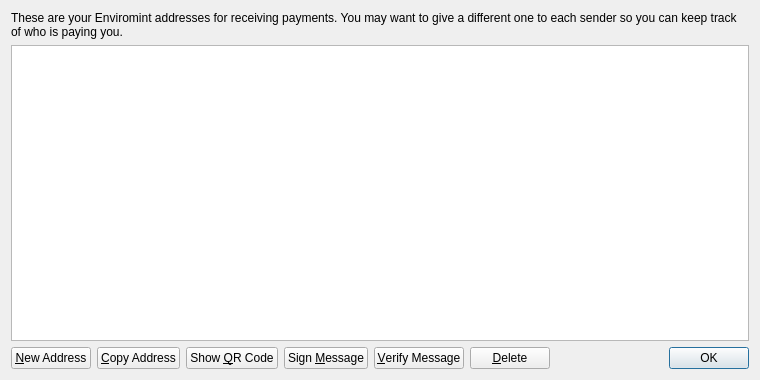
<?xml version="1.0" encoding="UTF-8"?>
<ui version="4.0">
 <class>AddressBookPage</class>
 <widget class="QWidget" name="AddressBookPage">
  <property name="geometry">
   <rect>
    <x>0</x>
    <y>0</y>
    <width>760</width>
    <height>380</height>
   </rect>
  </property>
  <property name="windowTitle">
   <string>Address Book</string>
  </property>
  <layout class="QVBoxLayout" name="verticalLayout">
   <item>
    <widget class="QLabel" name="labelExplanation">
     <property name="text">
      <string>These are your Enviromint addresses for receiving payments. You may want to give a different one to each sender so you can keep track of who is paying you.</string>
     </property>
     <property name="textFormat">
      <enum>Qt::PlainText</enum>
     </property>
     <property name="wordWrap">
      <bool>true</bool>
     </property>
    </widget>
   </item>
   <item>
    <widget class="QTableView" name="tableView">
     <property name="contextMenuPolicy">
      <enum>Qt::CustomContextMenu</enum>
     </property>
     <property name="toolTip">
      <string>Double-click to edit address or label</string>
     </property>
     <property name="tabKeyNavigation">
      <bool>false</bool>
     </property>
     <property name="alternatingRowColors">
      <bool>true</bool>
     </property>
     <property name="selectionMode">
      <enum>QAbstractItemView::SingleSelection</enum>
     </property>
     <property name="selectionBehavior">
      <enum>QAbstractItemView::SelectRows</enum>
     </property>
     <property name="sortingEnabled">
      <bool>true</bool>
     </property>
     <attribute name="verticalHeaderVisible">
      <bool>false</bool>
     </attribute>
    </widget>
   </item>
   <item>
    <layout class="QHBoxLayout" name="horizontalLayout">
     <item>
      <widget class="QPushButton" name="newAddressButton">
       <property name="toolTip">
        <string>Create a new address</string>
       </property>
       <property name="text">
        <string>&amp;New Address</string>
       </property>
       <property name="icon">
        <iconset resource="../bitcoin.qrc">
         <normaloff>:/icons/add</normaloff>:/icons/add</iconset>
       </property>
      </widget>
     </item>
     <item>
      <widget class="QPushButton" name="copyToClipboard">
       <property name="toolTip">
        <string>Copy the currently selected address to the system clipboard</string>
       </property>
       <property name="text">
        <string>&amp;Copy Address</string>
       </property>
       <property name="icon">
        <iconset resource="../bitcoin.qrc">
         <normaloff>:/icons/editcopy</normaloff>:/icons/editcopy</iconset>
       </property>
      </widget>
     </item>
     <item>
      <widget class="QPushButton" name="showQRCode">
       <property name="text">
        <string>Show &amp;QR Code</string>
       </property>
       <property name="icon">
        <iconset resource="../bitcoin.qrc">
         <normaloff>:/icons/qrcode</normaloff>:/icons/qrcode</iconset>
       </property>
      </widget>
     </item>
     <item>
      <widget class="QPushButton" name="signMessage">
       <property name="toolTip">
        <string>Sign a message to prove you own a Enviromint address</string>
       </property>
       <property name="text">
        <string>Sign &amp;Message</string>
       </property>
       <property name="icon">
        <iconset resource="../bitcoin.qrc">
         <normaloff>:/icons/edit</normaloff>:/icons/edit</iconset>
       </property>
      </widget>
     </item>
     <item>
      <widget class="QPushButton" name="verifyMessage">
       <property name="toolTip">
        <string>Verify a message to ensure it was signed with a specified Enviromint address</string>
       </property>
       <property name="text">
        <string>&amp;Verify Message</string>
       </property>
       <property name="icon">
        <iconset resource="../bitcoin.qrc">
         <normaloff>:/icons/transaction_0</normaloff>:/icons/transaction_0</iconset>
       </property>
      </widget>
     </item>
     <item>
      <widget class="QPushButton" name="deleteButton">
       <property name="toolTip">
        <string>Delete the currently selected address from the list</string>
       </property>
       <property name="text">
        <string>&amp;Delete</string>
       </property>
       <property name="icon">
        <iconset resource="../bitcoin.qrc">
         <normaloff>:/icons/remove</normaloff>:/icons/remove</iconset>
       </property>
      </widget>
     </item>
     <item>
      <spacer name="horizontalSpacer">
       <property name="orientation">
        <enum>Qt::Horizontal</enum>
       </property>
       <property name="sizeHint" stdset="0">
        <size>
         <width>40</width>
         <height>20</height>
        </size>
       </property>
      </spacer>
     </item>
     <item>
      <widget class="QDialogButtonBox" name="buttonBox">
       <property name="sizePolicy">
        <sizepolicy hsizetype="Maximum" vsizetype="Fixed">
         <horstretch>0</horstretch>
         <verstretch>0</verstretch>
        </sizepolicy>
       </property>
       <property name="standardButtons">
        <set>QDialogButtonBox::Ok</set>
       </property>
      </widget>
     </item>
    </layout>
   </item>
  </layout>
 </widget>
 <resources>
  <include location="../bitcoin.qrc"/>
 </resources>
 <connections/>
</ui>
